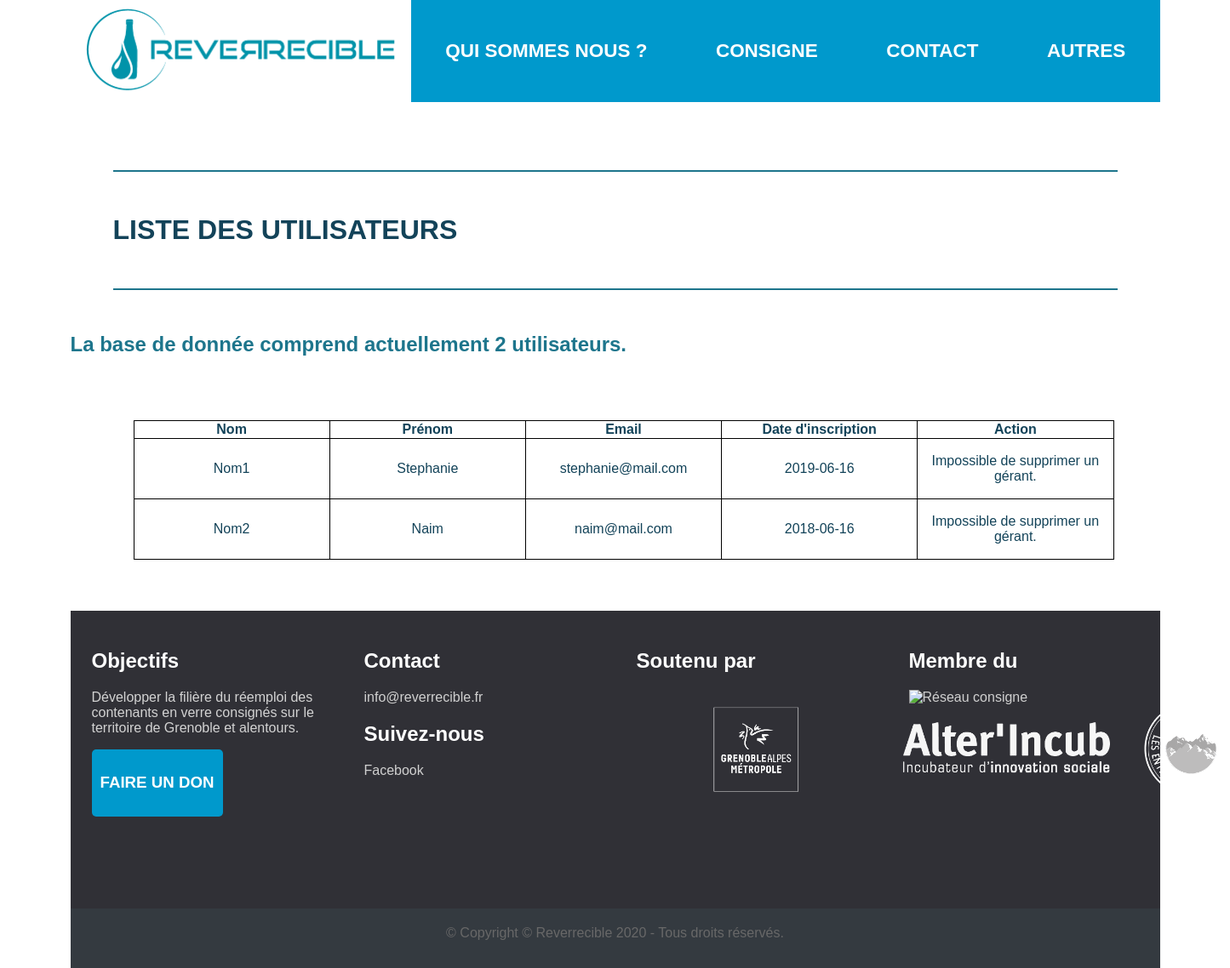
The app's page /Controleur/utilisateursCTRL.php, older data.
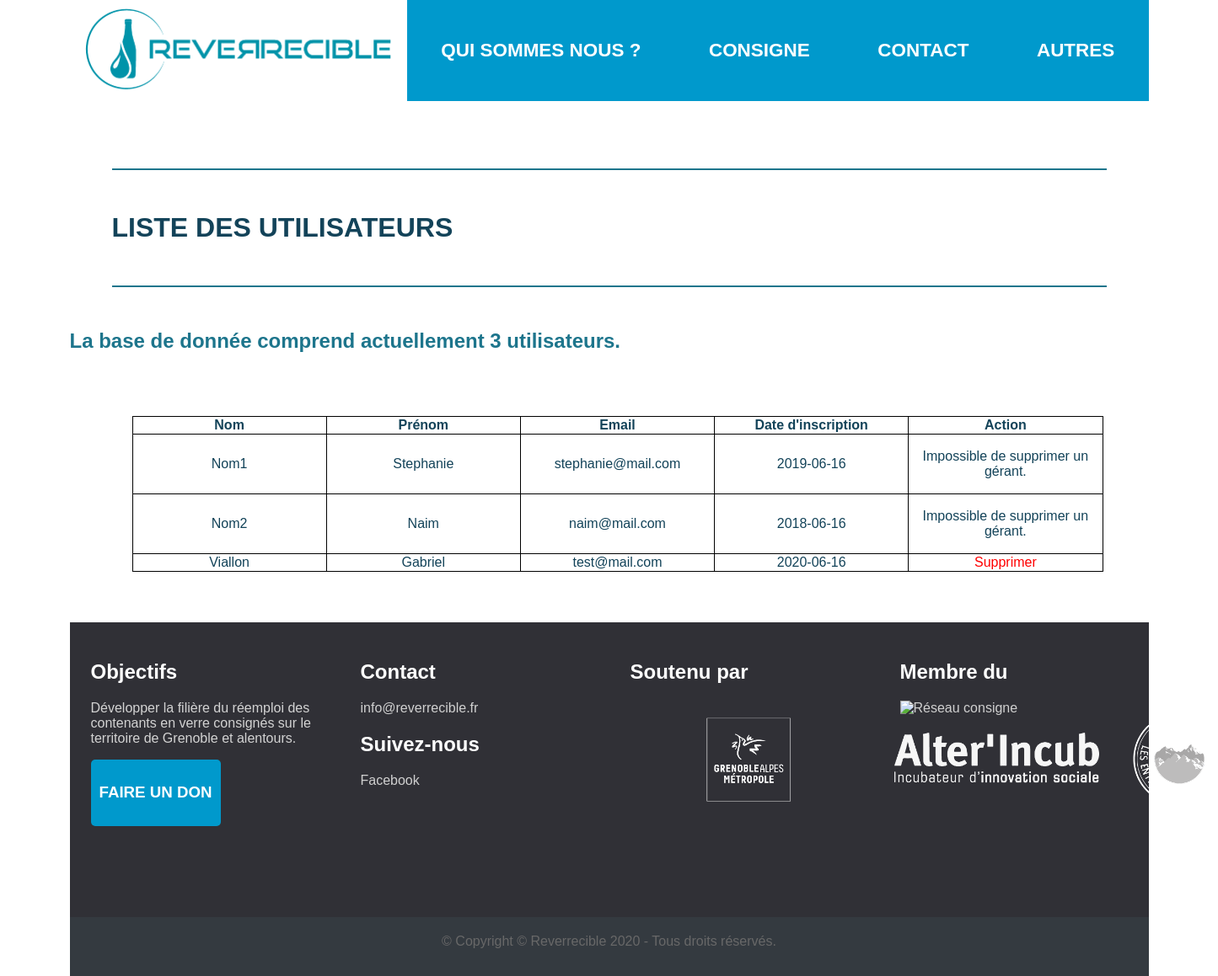
The same page, newer data.
### tables this page shows
CREATE TABLE user(
  mail VARCHAR(30) PRIMARY KEY,
  nom VARCHAR(25),
  prenom VARCHAR(25),
  mdp VARCHAR(25),
  gerant SMALLINT,
  dateinscription DATE DEFAULT(date('now'))
);

### Controleur/utilisateursCTRL.php (called while the page is built, shortened)
<?php
require_once('../Modele/DAO.class.php');
$dao = new DAO;
$users = $dao->getAllUsers();
require_once('../Vues/utilisateurs.php');
?>

### Modele/DAO.class.php (called while the page is built, shortened)
<?php
  require_once('../Modele/User.class.php');
  class DAO {
    private $db;
    private $database = '../Modele/data/db/reverrecible.db';
    public function __construct() {
      try {
        $this->db = new PDO("sqlite:".$this->database);
      } catch (PDOException $e) {
        die("PDO Error :".$e->getMessage()." '".$this->database."'\n");
      }
    }
    public function getAllUsers(){
      $query = "SELECT * FROM user ORDER BY nom";
      $sql= $this->db->query($query);
      $utilisateurs = $sql->fetchAll(PDO::FETCH_ASSOC);
      $listeUtilisateurs = array();
      foreach ($utilisateurs as $user ) {
        array_push($listeUtilisateurs,new User($user));
      }
      return $listeUtilisateurs;
    }
  }
  ?>

### Modele/User.class.php (called while the page is built, shortened)
<?php
  class User {
    protected $nom;
    protected $prenom;
    protected $mail;
    protected $gerant;
    protected $dateinscription;
    public function getNom() {return $this->nom;}
    public function getPrenom() {return $this->prenom;}
    public function getEMail() {return $this->mail;}
    public function getGerant() {return $this->gerant;}
    public function getDateInscription() {return $this->dateinscription;}
  }
  ?>

### Vues/utilisateurs.php (the view, shortened to what this page needs)
<!DOCTYPE html>
<html lang="fr" dir="ltr">
  <head>
    <link rel="stylesheet" href="../Vues/Style/main.css">
  </head>
  <body>
    <header>
      <nav>
      <ul>
        <li id="logoMenu"><a href="mainCTRL.php"><img src="../Vues/Style/Logo.png" alt="logo"></a></li>
        <li><a href="quisommesnousCTRL.php"><h3>QUI SOMMES NOUS ?</h3></a></li>
        <li><a href="consigneCTRL.php"><h3>CONSIGNE</h3></a></li>
        <li><a href="contactCTRL.php"><h3>CONTACT</h3></a></li>
        <li class="dropdown">
          <a href="javascript:void(0)" class="dropbtn"><h3>AUTRES</h3></a>
        </li>
      </ul>
    </nav>
    <div class="separateurTop"></div>
    </header>
    <h1>LISTE DES UTILISATEURS</h1>
    <div class="separateur"></div>
    <?php if ($users != null) {?>
    <h2>La base de donnée comprend actuellement <?= count($users) ?> utilisateurs.</h2>
    <article class="sousArticle">
    <table>
    <tr>
      <th>Nom</th>
      <th>Prénom</th>
      <th>Email</th>
      <th>Date d'inscription</th>
      <th>Action</th>
    </tr>
  <?php } else {?>
    <p style="color : red">Aucune demande de point disponible.</p>
  <?php } ?>
    <?php foreach ($users as $user) { ?>
      <tr>
                <?php
                $nom = $user->getNom();
                $prenom = $user->getPrenom();
                $mail = $user->getEMail();
                $date = $user->getDateInscription();
                 ?>
                <td><?=$nom?></td>
                <td><?=$prenom?></td>
                <td><?=$mail?></td>
                <td><?=$date?></td>
                <?php if ($user->getGerant() != 1) {?>
                <td><a style="color : red" href="supprimerUtilisateurCTRL.php?utilisateur=<?=$mail?>">Supprimer</a></td>
              <?php } else {?>
                <td><p>Impossible de supprimer un gérant.</p></td>
              <?php }}?>
      </tr>
      </table>
    </article>
    <?php require_once('footer.php'); ?>
  </body>
</html>

### Vues/footer.php
<div class="footer">
  <div class="footer-content">
    <div class="footer-section objectifs">
      <h2>Objectifs</h2>
      <p>Développer la filière du réemploi des contenants en verre consignés sur le territoire de Grenoble et alentours.</p>
      <a class="bouton" href="donsCTRL.php"><h3 style="color:white;">FAIRE UN DON</h3></a>
    </div>
    <div class="footer-section contact">
      <h2>Contact</h2>
      <a href="mailto:info@reverrecible.fr">info@reverrecible.fr</a>
      <h2>Suivez-nous</h2>
      <a href="https://www.facebook.com/reverrecible" target="_blank">Facebook</a>
    </div>
    <div class="footer-section soutiens">
      <h2>Soutenu par</h2>
      <div class="logos-soutien">
        <img class="logo-soutien" src="../Vues/Style/LOGOS_METROPOLE.png" alt="Logo Métropole">
        <img class="logo-soutien" src="../Vues/Style/LOGOS_ALTERINCUB.png" alt="Logo Alterincub">
        <img class="logo-soutien" src="../Vues/Style/LOGOS_GAIA_STARTUP.png" alt="Logo Gaia">
      </div>
    </div>
    <div class="footer-section membre">
      <h2>Membre du</h2>
        <a href="http://www.reseauconsigne.com/" target="_blank"><img class="logo-reseau" src="../Vues/Style/LOGOS_RESEAU-CONSIGNE" alt="Réseau consigne"></a>
    </div>
  </div>
    <div class="footer-bottom">
      &copy; Copyright © Reverrecible  <?= date('Y'); ?> - Tous droits réservés.
    </div>
</div>

### Vues/Style/main.css (style rules this page uses)
html { height: 100%; }
body { heigth:100vh; max-width: 1280px; padding: 0px; margin: auto; font-family: Tahoma, Geneva, sans-serif; color: #134359; }
.separateurTop { margin-top: 200px; margin-bottom: 50px; margin-left: 50px; margin-right: 50px; border-bottom: 2px solid #1d758c; }
.separateur { margin: 50px; border-bottom: 2px solid #1d758c; }
h1 { margin-left: 50px; color: #134359; }
h2 { color: #1d758c; }
article { padding: 20px; padding-left: 50px; padding-right: 50px; display: flex; flex-direction: row; align-items: center; }
.sousArticle { display: flex; flex-direction: column; justify-content: flex-start; width: 100%; margin: 5px; padding: 5px; border-radius: 5px; }
img { width: 100%; height: 100%; }
nav { max-width: 1280px; max-height: 120px; width: 100%; position: fixed; top: 0px; }
nav ul, .profile ul { max-height: 120px; display:flex; flex-direction:row; list-style-type: none; margin: 0px; padding: 0px; background-color: #0099cc; }
nav li, .profile li { flex: auto; max-height:120px; font-size: 1.2em; display: flex; align-items: center; justify-content: center; }
a { color: white; text-align: center; text-decoration: none; display: inline-block; }
.bouton { padding: 10px; border-radius: 5px; border: none; background-color: #0099cc; }
.bouton, .bouton > h2 { color: white; }
#logoMenu { background-color: white; width: 25%; }
nav img { max-width: 100%; max-height:120px; }
header img { margin-left: auto; margin-right: auto; width: 100%; }
.footer { background: #303036; color: #d3d3d3; height: 400px; }
.footer .footer-content { height: 350px; display: flex; }
.footer .footer-content .footer-section { flex: 1; padding: 25px; }
.footer .footer-content h2 { color: white; }
.footer .footer-content a { color: #d0d0d0; }
.footer .footer-bottom { background: #343a40; color: #686868; height: 50px; text-align: center; padding-top: 20px; }
.logo-reseau { width: 100%; height: auto; }
.logos-soutien { display: flex; }
.logos-soutien .logo-soutien { flex: 1; padding: 10px; }
table { border-collapse:collapse; width:90%; margin-bottom: 50px; margin-top: 50px; }
th, td { border:1px solid black; width:20%; }
td { text-align:center; }

Row changes from the older to the newer data that the page shows:
added user: nom "Viallon", prenom "Gabriel", mail "test@mail.com", dateinscription "2020-06-16"
Text that changed along with them:
count($users): "2" → "3"
